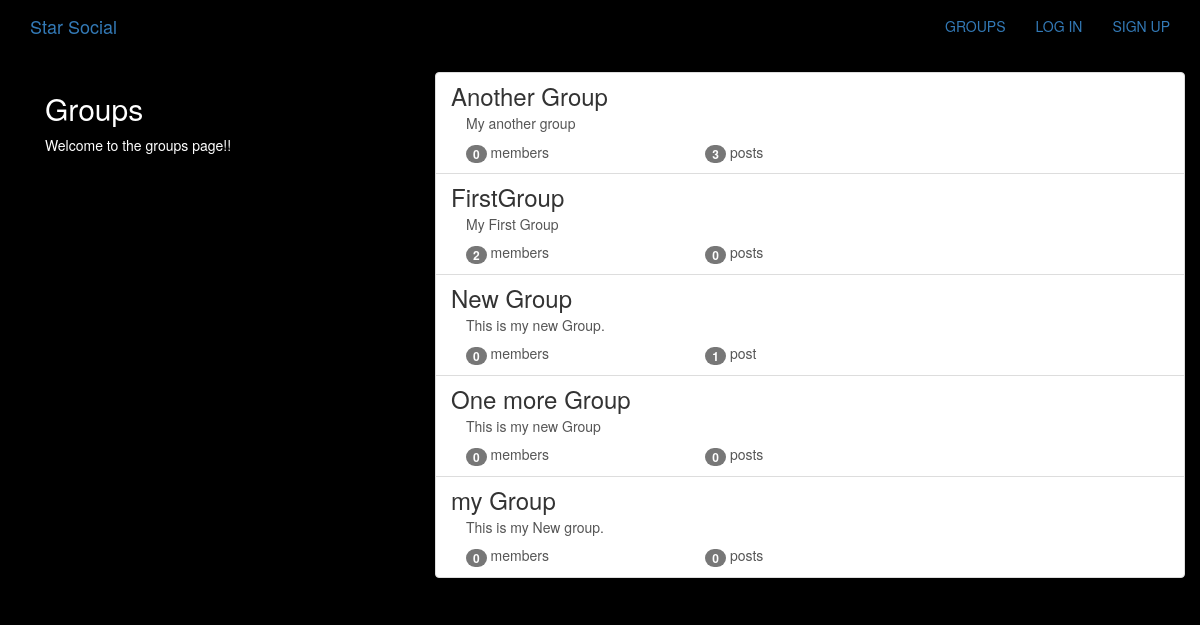
The app's page /groups/ with its own data.
### groups/models.py (models this page shows, shortened)
class Group(models.Model):
    name=models.CharField(max_length=255,unique=True)
    slug=models.SlugField(allow_unicode=True,unique=True)
    description=models.TextField(blank=True,default='')
    description_html=models.TextField(editable=False,default='',blank=True)
    members=models.ManyToManyField(User,through='GroupMember')
    class Meta:
        ordering=['name']

### groups/views.py (the view)
class ListGroups(generic.ListView):
    model = Group

### groups/templates/groups/group_list.html (shortened to what this page needs)
{%extends 'groups/group_base.html'%}
{%block pregroup%}
<div class="col-md-4">
  <div class="content">
    <h2>Groups</h2>
    <p>Welcome to the groups page!!</p>
  </div>
</div>
{%endblock%}
{%block group_content%}
<div class="col-md-8">
  <div class="list-group">
    {%for group in object_list %}
    <a  class="list-group-item" href="{%url 'groups:single' slug=group.slug%}">
<h3 class='title list-group-item-heading'>{{group.name}}</h3>
<div class="list-group-item-text container-fluid">
  {{group.description_html|safe}}
  <div class="row">
    <div class="col-md-4">
      <span class="badge" >{{group.members.count}}</span>
      member{{group.members.count|pluralize}}
    </div>
    <div class="col-md-4">
      <span class="badge">{{group.posts.count}}</span>
      post{{group.posts.count|pluralize}}
    </div>
  </div>
</div>
</a>
    {%endfor%}
  </div>
</div>
{%endblock%}

### groups/templates/groups/group_base.html (shortened to what this page needs)
{%extends 'base.html'%}
{%block content%}
<div class="container">
  <div class="row">
    {%block pregroup%}{%endblock%}
    {%block group_content%}{%endblock%}
  </div>
</div>
{%endblock%}

### templates/base.html (shortened to what this page needs)
{%load static%}
<!DOCTYPE html>
<html lang="en" dir="ltr">
  <head>
  <link rel="stylesheet" href="https://stackpath.bootstrapcdn.com/bootstrap/3.4.1/css/bootstrap.min.css">
  <link rel="stylesheet" href="{% static 'simplesocial/css/master.css'%}">
  </head>
  <body>
    <nav class='navbar mynav' role='navigation' id='navbar'>
      <div class="container">
        <a class='navbar-brand mynav' href="{%url 'home' %}">Star Social</a>
        <ul class='nav navbar-nav navbar-right'>
        {%if user.is_authenticated%}
        <li><a href="{%url 'posts:create'%}">POST</a></li>
        <li><a href="{%url 'groups:all'%}">GROUPS</a></li>
        <li><a href="{% url 'groups:create' %}">CREATE GROUP</a></li>
        <li><a href="{%url 'accounts:logout'%}">LOGOUT</a></li>
        {%else%}
        <li><a href="{%url 'groups:all'%}">GROUPS</a></li>
        <li><a href="{%url 'accounts:login'%}">LOG IN</a></li>
        <li><a href="{%url 'accounts:signup'%}">SIGN UP</a></li>
        {%endif%}
        </ul>
     </div>
    </nav>
    <div class="container mycontent">
    {% block content %}
    {% endblock %}
    </div>
  </body>
</html>

### static/simplesocial/css/master.css (style rules this page uses)
body { margin: 0; overflow: hidden; background-color: black; color:white; }

### records on screen
Group: name "Another Group", description_html "My another group", members.count "0", posts.count "3"
Group: name "FirstGroup", description_html "My First Group", members.count "2", posts.count "0"
Group: name "New Group", description_html "This is my new Group.", members.count "0", posts.count "1"
Group: name "One more Group", description_html "This is my new Group", members.count "0", posts.count "0"
Group: name "my Group", description_html "This is my New group.", members.count "0", posts.count "0"
